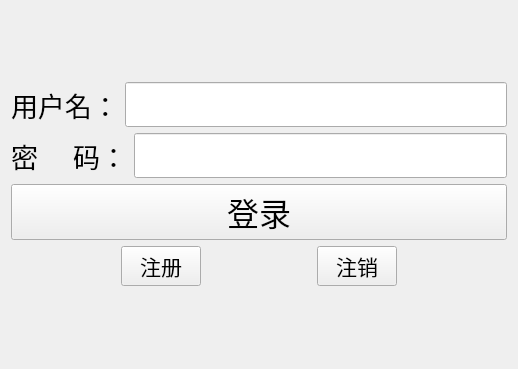
<?xml version="1.0" encoding="UTF-8"?>
<ui version="4.0">
 <class>tcpclient</class>
 <widget class="QWidget" name="tcpclient">
  <property name="geometry">
   <rect>
    <x>0</x>
    <y>0</y>
    <width>518</width>
    <height>369</height>
   </rect>
  </property>
  <property name="windowTitle">
   <string>tcpclient</string>
  </property>
  <layout class="QVBoxLayout" name="verticalLayout_2">
   <item>
    <layout class="QVBoxLayout" name="verticalLayout">
     <item>
      <layout class="QHBoxLayout" name="horizontalLayout_2">
       <item>
        <widget class="QLabel" name="name_lab">
         <property name="font">
          <font>
           <family>Adobe 宋体 Std L</family>
           <pointsize>20</pointsize>
          </font>
         </property>
         <property name="text">
          <string>用户名：</string>
         </property>
        </widget>
       </item>
       <item>
        <widget class="QLineEdit" name="name_le">
         <property name="font">
          <font>
           <family>Adobe 宋体 Std L</family>
           <pointsize>20</pointsize>
          </font>
         </property>
        </widget>
       </item>
      </layout>
     </item>
     <item>
      <layout class="QHBoxLayout" name="horizontalLayout_3">
       <item>
        <widget class="QLabel" name="pwd_lab">
         <property name="font">
          <font>
           <family>Adobe 宋体 Std L</family>
           <pointsize>20</pointsize>
          </font>
         </property>
         <property name="text">
          <string>密     码：</string>
         </property>
        </widget>
       </item>
       <item>
        <widget class="QLineEdit" name="pwd_le">
         <property name="font">
          <font>
           <family>Adobe 宋体 Std L</family>
           <pointsize>20</pointsize>
          </font>
         </property>
         <property name="echoMode">
          <enum>QLineEdit::Password</enum>
         </property>
        </widget>
       </item>
      </layout>
     </item>
     <item>
      <widget class="QPushButton" name="login_pb">
       <property name="font">
        <font>
         <family>Adobe 宋体 Std L</family>
         <pointsize>24</pointsize>
        </font>
       </property>
       <property name="text">
        <string>登录</string>
       </property>
      </widget>
     </item>
     <item>
      <layout class="QHBoxLayout" name="horizontalLayout">
       <item>
        <spacer name="horizontalSpacer_2">
         <property name="orientation">
          <enum>Qt::Horizontal</enum>
         </property>
         <property name="sizeHint" stdset="0">
          <size>
           <width>40</width>
           <height>20</height>
          </size>
         </property>
        </spacer>
       </item>
       <item>
        <widget class="QPushButton" name="regist_pb">
         <property name="font">
          <font>
           <family>Adobe 宋体 Std L</family>
           <pointsize>16</pointsize>
          </font>
         </property>
         <property name="text">
          <string>注册</string>
         </property>
        </widget>
       </item>
       <item>
        <spacer name="horizontalSpacer">
         <property name="orientation">
          <enum>Qt::Horizontal</enum>
         </property>
         <property name="sizeHint" stdset="0">
          <size>
           <width>40</width>
           <height>20</height>
          </size>
         </property>
        </spacer>
       </item>
       <item>
        <widget class="QPushButton" name="cancel_pb">
         <property name="font">
          <font>
           <family>Adobe 宋体 Std L</family>
           <pointsize>16</pointsize>
          </font>
         </property>
         <property name="text">
          <string>注销</string>
         </property>
        </widget>
       </item>
       <item>
        <spacer name="horizontalSpacer_3">
         <property name="orientation">
          <enum>Qt::Horizontal</enum>
         </property>
         <property name="sizeHint" stdset="0">
          <size>
           <width>40</width>
           <height>20</height>
          </size>
         </property>
        </spacer>
       </item>
      </layout>
     </item>
    </layout>
   </item>
  </layout>
 </widget>
 <layoutdefault spacing="6" margin="11"/>
 <resources/>
 <connections/>
</ui>
